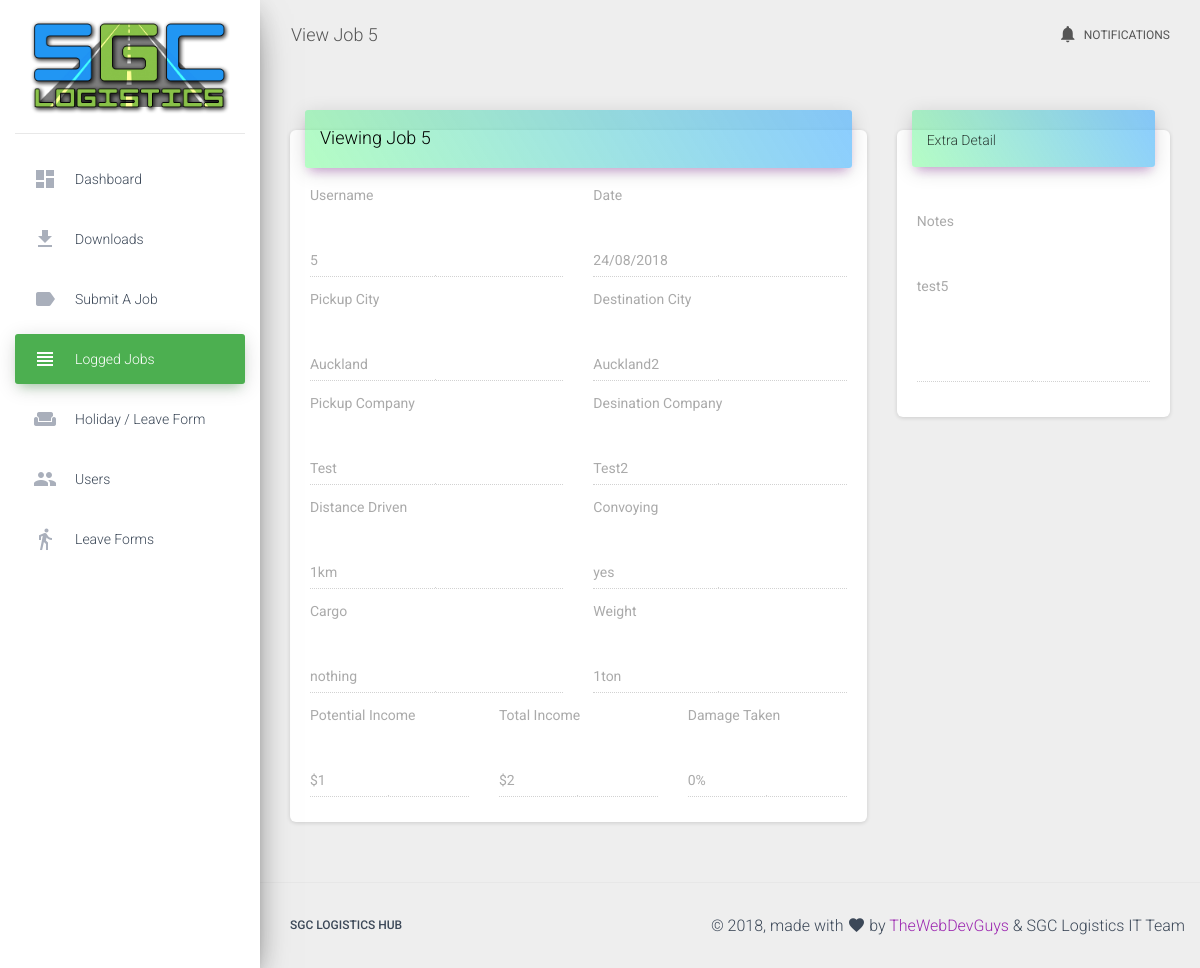
The app's page /viewjob.php?id=5 with its own data.
### tables this page shows
CREATE TABLE `user_jobs` (
  `id` int(11) NOT NULL,
  `username` varchar(32) NOT NULL,
  `date` varchar(32) NOT NULL,
  `pickup_city` varchar(25) NOT NULL,
  `destination_city` varchar(25) NOT NULL,
  `pickup_company` varchar(25) NOT NULL,
  `destination_company` varchar(25) NOT NULL,
  `distance` varchar(10) NOT NULL,
  `convoy` varchar(10) NOT NULL,
  `cargo` varchar(32) NOT NULL,
  `weight` varchar(10) NOT NULL,
  `potential_income` varchar(10) NOT NULL,
  `total_income` varchar(10) NOT NULL,
  `total_damage` varchar(10) NOT NULL,
  `notes` varchar(250) NOT NULL
);

### common/jobselector.php (called while the page is built, shortened)
<?php
$connection = new Connection();
$conn = $connection->getConnection();
$id = $_GET['id'];
$sql = $conn->prepare("SELECT id, username, date, pickup_city, destination_city, pickup_company, destination_company, distance, convoy, cargo, weight, potential_income, total_income, total_damage, notes FROM user_jobs WHERE id = ?");
$sql->bindParam(1, $id);
$sql->execute();
$row = $sql->fetch();
$username = $row["username"];
$d = $row["date"];
$pcity = $row["pickup_city"];
$dcity = $row["destination_city"];
$pcompany = $row["pickup_company"];
$dcompany = $row["destination_company"];
$distance = $row["distance"];
$convoy = $row["convoy"];
$cargo = $row["cargo"];
$weight = $row["weight"];
$pincome = $row["potential_income"];
$tincome = $row["total_income"];
$tdamage = $row["total_damage"];
$notes = $row["notes"];

### viewjob.php (the view, shortened to what this page needs)
<!doctype html>
<html lang="en">
<?php require('common/header.php');
require_once("common/jobselector.php");?>
<head>
</head>
<body class="">
  <div class="wrapper ">
    <div class="sidebar" data-color="green" data-background-color="white">
      <div class="logo">
        <a href="#" class="simple-text logo-normal">
            <img src="assets/img/logoasdfasdf.png" width="200px">
        </a>
      </div>
      <div class="sidebar-wrapper">
        <ul class="nav">
          <li class="nav-item">
            <a class="nav-link" href="index.php">
              <i class="material-icons">dashboard</i>
              <p>Dashboard</p>
            </a>
          </li>
          <li class="nav-item">
              <a class="nav-link" href="downloads.php">
                  <i class="material-icons">get_app</i>
                  <p>Downloads</p>
                </a>
          </li>
          <li class="nav-item">
              <a class="nav-link" href="submit.php">
                  <i class="material-icons">label</i>
                  <p>Submit a Job</p>
              </a>
          </li>
          <li class="nav-item active">
              <a class="nav-link" href="loggedjobs.php">
                  <i class="material-icons">view_headline</i>
                  <p>Logged Jobs</p>
              </a>
          </li>
          <li class="nav-item">
              <a class="nav-link" href="loa.php">
                  <i class="material-icons">weekend</i>
                  <p>Holiday / Leave Form</p>
              </a>
          </li>
          <li class="nav-item">
              <a class="nav-link" href="users.php">
                  <i class="material-icons">people</i>
                  <p>Users</p>
              </a>
          </li>
          <li class="nav-item">
              <a class="nav-link" href="leaveforms.php">
                  <i class="material-icons">directions_walk</i>
                  <p>Leave Forms</p>
              </a>
          </li>
        </ul>
      </div>
    </div>
    <div class="main-panel">
      <nav class="navbar navbar-expand-lg navbar-transparent navbar-absolute fixed-top ">
        <div class="container-fluid">
          <div class="navbar-wrapper">
            <a class="navbar-brand" href="#pablo">View Job <?php echo $id; ?></a>
          </div>
          <div class="collapse navbar-collapse justify-content-end">
            <ul class="navbar-nav">
              <li class="nav-item">
                <a class="nav-link" href="#pablo">
                  <i class="material-icons">notifications</i> Notifications
                </a>
              </li>
            </ul>
          </div>
        </div>
      </nav>
        <div class="content">
            <div class="container-fluid">
                <div class="row">
                    <div class="col-md-8">
                        <div class="card">
                            <div class="card-header card-header-primary">
                                <h4 class="card-title">Viewing Job <?php echo $id; ?></h4>
                            </div>
                            <div class="card-body">
                                <div class="row">
                                    <div class="col-md-6">
                                        <label>Username</label>
                                        <div class="form-group">
                                            <label class="bmd-label-floating"><?php echo $username; ?></label>
                                            <input type="text" class="form-control" name="username" title="Username Goes Here" disabled>
                                        </div>
                                    </div>
                                    <div class="col-md-6">
                                        <label>Date</label>
                                        <div class="form-group">
                                            <label class="bmd-label-floating"><?php echo $d; ?></label>
                                            <input type="text" class="form-control" name="date" title="Date you completed the job" disabled>
                                        </div>
                                    </div>
                                </div>
                                <div class="row">
                                    <div class="col-md-6">
                                        <label>Pickup City</label>
                                        <div class="form-group">
                                            <label class="bmd-label-floating"><?php echo $pcity; ?></label>
                                            <input type="text" class="form-control" name="pickupcity" title="Location of the pickup" disabled>
                                        </div>
                                    </div>
                                    <div class="col-md-6">
                                        <label>Destination City</label>
                                        <div class="form-group">
                                            <label class="bmd-label-floating"><?php echo $dcity; ?></label>
                                            <input type="text" class="form-control" name="destinationcity" title="Location of the Destination" disabled>
                                        </div>
                                    </div>
                                </div>
                                <div class="row">
                                    <div class="col-md-6">
                                        <label>Pickup Company</label>
                                        <div class="form-group">
                                            <label class="bmd-label-floating"><?php echo $pcompany; ?></label>
                                            <input type="text" class="form-control" name="pickupcompany" title="Company you picked up the load from" disabled>
                                        </div>
                                    </div>
                                    <div class="col-md-6">
                                        <label>Desination Company</label>
                                        <div class="form-group">
                                            <label class="bmd-label-floating"><?php echo $dcompany; ?></label>
                                            <input type="text" class="form-control" name="destinationcompany" title="Company you dropped off the load to" disabled>
                                        </div>
                                    </div>
                                </div>
                                <div class="row">
                                    <div class="col-md-6">
                                        <label>Distance Driven</label>
                                        <div class="form-group">
                                            <label class="bmd-label-floating"><?php echo $distance; ?></label>
                                            <input type="text" class="form-control" name="distance" title="How far did you drive" disabled>
                                        </div>
                                    </div>
                                    <div class="col-md-6">
                                        <label>Convoying</label>
                                        <div class="form-group">
                                            <label class="bmd-label-floating"><?php echo $convoy; ?></label>
                                            <input type="text" class="form-control" name="convoy" title="Did you drive with other users/SGC Drivers" disabled>
                                        </div>
                                    </div>
                                </div>
                                <div class="row">
                                    <div class="col-md-6">
                                        <label>Cargo</label>
                                        <div class="form-group">
                                            <label class="bmd-label-floating"><?php echo $cargo; ?></label>
                                            <input type="text" class="form-control" name="cargo" title="What was your cargo" disabled>
                                        </div>
                                    </div>
                                    <div class="col-md-6">
                                        <label>Weight</label>
                                        <div class="form-group">
                                            <label class="bmd-label-floating"><?php echo $weight; ?></label>
                                            <input type="text" class="form-control" name="weight" title="How heavy was the load" disabled>
                                        </div>
                                    </div>
                                </div>
                                <div class="row">
                                    <div class="col-md-4">
                                        <label>Potential Income</label>
                                        <div class="form-group">
                                            <label class="bmd-label-floating"><?php echo $pincome; ?></label>
                                            <input type="text" class="form-control" name="potentialincome" title="How much were you expecting to make" disabled>
                                        </div>
                                    </div>
                                    <div class="col-md-4">
                                        <label>Total Income</label>
                                        <div class="form-group">
                                            <label class="bmd-label-floating"><?php echo $tincome; ?></label>
                                            <input type="text" class="form-control" name="totalincome" title="The amount you made final" disabled>
                                        </div>
                                    </div>
                                    <div class="col-md-4">
                                        <label>Damage Taken</label>
                                        <div class="form-group">
                                            <label class="bmd-label-floating"><?php echo $tdamage; ?></label>
                                            <input type="text" class="form-control" name="totaldamage" title="How much damage did you take" disabled>
                                        </div>
                                    </div>
                                </div>
                            </div>
                        </div>
                    </div>
                    <div class="col-md-4">
                        <div class="card">
                            <div class="card-header card-header-primary">
                                <p class="card-category">Extra Detail</p>
                            </div>
                            <div class="card-body">
                                <div class="row">
                                    <div class="col-md-12">
                                        <div class="form-group">
                                            <label>Notes</label>
                                            <div class="form-group">
                                                <label class="bmd-label-floating"><?php echo $notes; ?></label>
                                                <textarea class="form-control" rows="5" name="notes"  disabled></textarea>
                                            </div>
                                        </div>
                                    </div>
                                </div>
                            </div>
                        </div>
                    </div>
                </div>
            </div>
        </div>
        <?php
            echo $footer;
        ?>
    </div>
  </div>
</body>
</html>

### records on screen
user_jobs: username "5", date "24/08/2018", pickup_city "Auckland", destination_city "Auckland2", pickup_company "Test", destination_company "Test2", distance "1km", convoy "yes", cargo "nothing", weight "1ton", potential_income "$1", total_income "$2", total_damage "0%", notes "test5"

### other values on screen
$id "5"
